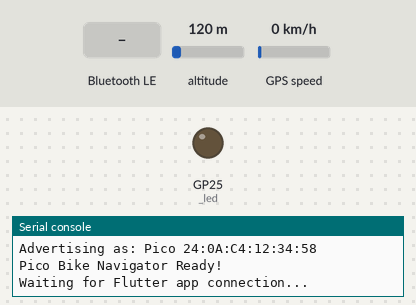
The program below on a simulated Raspberry Pi Pico running MicroPython. Shown: output pins drawn as LEDs (lit = HIGH), the last lines printed to the serial console. The test bench sets the inputs (shaded band); at power-on: altitude 120 m, GPS speed 0 km/h. The GPS gets a fix after 3 s at 37.7749, -122.4194 with 8 satellites; nothing arrives over Bluetooth unless stated.

Above: at 1.2 s.
1.3 s: "NAV:" written over Bluetooth
At 2.1 s:
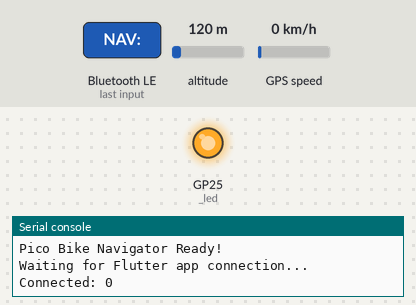
Timing chart, 0 to 4.3 s (numbered marks = the images above; inputs shaded):
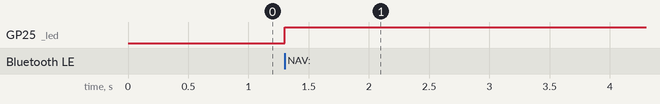

Measured:
- after the input at 1.3 s, GP25 (_led): LOW → HIGH at once

The program:

main.py
```python
import bluetooth
import time
import ubinascii
import ujson
import math
from micropython import const
from machine import Pin, UART

# =====================================
# SERIAL OUTPUT ONLY (no TFT display)
# =====================================
print("Pico Bike Navigator (Serial mode)")

# ============================================================
# BLE CONSTANTS
# ============================================================
_IRQ_CENTRAL_CONNECT = const(1)
_IRQ_CENTRAL_DISCONNECT = const(2)
_IRQ_GATTS_WRITE = const(3)

_FLAG_READ = const(0x0002)
_FLAG_WRITE = const(0x0008)
_FLAG_NOTIFY = const(0x0010)

_UART_UUID = bluetooth.UUID("6E400001-B5A3-F393-E0A9-E50E24DCCA9E")
_UART_TX = (bluetooth.UUID("6E400003-B5A3-F393-E0A9-E50E24DCCA9E"), _FLAG_NOTIFY)
_UART_RX = (bluetooth.UUID("6E400002-B5A3-F393-E0A9-E50E24DCCA9E"), _FLAG_WRITE)
_UART_SERVICE = (_UART_UUID, (_UART_TX, _UART_RX))

# ============================================================
# NAVIGATION HELPERS (no longer needed; phone does the work)
# ============================================================
# (removed haversine_distance, extract_street_name, get_turn_direction,
#  bearing_degrees, signed_angle_diff, classify_turn)

# ============================================================
# BLE ADVERTISING PAYLOAD HELPER
# ============================================================
def advertising_payload(name=None, services=None, limited_disc=False, br_edr=False):
    payload = bytearray()
    flags = (0x01 if limited_disc else 0x02) | (0x18 if br_edr else 0x04)
    payload += bytes([2, 0x01, flags])
    if name:
        payload += bytes([len(name) + 1, 0x09]) + name.encode()
    if services:
        for uuid in services:
            b = bytes(uuid)
            if len(b) == 2:
                payload += bytes([3, 0x03]) + b
            elif len(b) == 16:
                payload += bytes([17, 0x07]) + b
    return payload

# ============================================================
# BLE DEVICE CLASS
# ============================================================
class BLECoordinate:
    def __init__(self, ble):
        self._ble = ble
        self._ble.active(True)
        self._ble.irq(self._irq)

        ((self._tx_handle, self._rx_handle),) = self._ble.gatts_register_services((_UART_SERVICE,))
        self._connections = set()
        self._led = Pin("LED", Pin.OUT)

        # Buffer for assembling chunked NAV messages
        self._nav_buffer = b''

        mac = ubinascii.hexlify(self._ble.config("mac")[1], ":").decode().upper()
        self._name = "Pico {}".format(mac)
        print("BLE name:", self._name)

        adv = advertising_payload(name=self._name, services=[_UART_UUID])
        self._start_advertising(adv)

    def _irq(self, event, data):
        if event == _IRQ_CENTRAL_CONNECT:
            conn_handle, _, _ = data
            self._connections.add(conn_handle)
            self._led.value(1)
            print("Connected:", conn_handle)

        elif event == _IRQ_CENTRAL_DISCONNECT:
            conn_handle, _, _ = data
            self._connections.discard(conn_handle)
            self._led.value(0)
            print("Disconnected:", conn_handle)
            adv = advertising_payload(name=self._name, services=[_UART_UUID])
            self._start_advertising(adv)

        elif event == _IRQ_GATTS_WRITE:
            conn_handle, value_handle = data
            if value_handle == self._rx_handle:
                incoming = self._ble.gatts_read(self._rx_handle)

                # Append to buffer
                self._nav_buffer += incoming

                # Check if we have a complete message (ends with \n)
                if b'\n' in self._nav_buffer:
                    # Extract complete message
                    idx = self._nav_buffer.index(b'\n')
                    complete_msg = self._nav_buffer[:idx]
                    self._nav_buffer = self._nav_buffer[idx+1:]  # Keep remaining data

                    print("DEBUG: Complete message:", complete_msg)

                    # Process NAV messages
                    try:
                        if complete_msg.startswith(b'NAV:'):
                            txt = complete_msg.decode().strip()
                            # Parse: NAV:instruction|distance
                            _, rest = txt.split(':', 1)
                            parts = rest.split('|')

                            if len(parts) == 2:
                                instruction, dist = parts
                                # Format with line breaks for better readability
                                timestamp = time.ticks_ms() // 1000
                                print("\n" + "="*40)
                                print("[{}s] {}".format(timestamp, instruction))
                                print("Distance: {}".format(dist))
                                print("="*40)
                            else:
                                print("NAV:", rest)
                    except Exception as e:
                        print("Parse error:", e)

    def send_coordinate(self, lat, lon):
        """Send current GPS coordinate back to phone"""
        msg = "{:.6f},{:.6f}".format(lat, lon).encode()
        self._ble.gatts_write(self._tx_handle, msg)
        for conn in tuple(self._connections):
            try:
                self._ble.gatts_notify(conn, self._tx_handle, msg)
            except Exception as e:
                print("Notify failed:", e)

    def _start_advertising(self, adv_data, interval_us=500_000):
        self._ble.gap_advertise(interval_us, adv_data=adv_data)
        print("Advertising as:", self._name)

# ============================================================
# GPS PARSER (NEO-7M)
# ============================================================
class GPSReader:
    def __init__(self, tx_pin=4, rx_pin=5, baudrate=9600):
        self.uart = UART(1, baudrate=baudrate, tx=Pin(tx_pin), rx=Pin(rx_pin))
        self.lat = None
        self.lon = None

    def _convert_to_decimal(self, raw, direction):
        if len(raw) < 4:
            return None
        degrees = float(raw[:2])
        minutes = float(raw[2:])
        coord = degrees + (minutes / 60)
        if direction in ['S', 'W']:
            coord = -coord
        return coord

    def read(self):
        if self.uart.any():
            line = self.uart.readline()
            if not line:
                return None
            try:
                decoded = line.decode().strip()
                if decoded.startswith('$GPGGA'):
                    parts = decoded.split(',')
                    if len(parts) > 5:
                        lat_raw = parts[2]
                        lat_dir = parts[3]
                        lon_raw = parts[4]
                        lon_dir = parts[5]
                        lat = self._convert_to_decimal(lat_raw, lat_dir)
                        lon = self._convert_to_decimal(lon_raw, lon_dir)
                        if lat and lon:
                            self.lat, self.lon = lat, lon
                            return lat, lon
            except Exception as e:
                print("GPS error:", e)
        return None

# ============================================================
# MAIN DEMO
# ============================================================
def demo():
    # Initialize BLE and GPS
    ble = bluetooth.BLE()
    device = BLECoordinate(ble)
    gps = GPSReader()

    print("Pico Bike Navigator Ready!")
    print("Waiting for Flutter app connection...")

    last_gps_time = 0
    mock_lat, mock_lng = 37.774900, -122.419400  # Default coordinates

    while True:
        try:
            # Try to read GPS
            coords = gps.read()
            if coords:
                mock_lat, mock_lng = coords
                print("GPS: {:.6f}, {:.6f}".format(mock_lat, mock_lng))

            # Send current position every 5 seconds
            if time.ticks_diff(time.ticks_ms(), last_gps_time) > 5000:
                if device._connections:  # Only send if connected
                    device.send_coordinate(mock_lat, mock_lng)
                last_gps_time = time.ticks_ms()

            time.sleep(0.1)

        except Exception as e:
            print("Main loop error:", e)
            time.sleep(1)

if __name__ == "__main__":
    demo()
```
